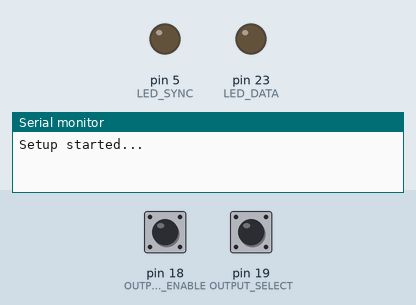
The sketch below on a simulated Arduino Mega 2560, built with avr-gcc and run on an emulated ATmega2560. Shown: output pins drawn as LEDs (lit = HIGH), the last lines printed to the serial monitor. The test bench sets the inputs (shaded band); at power-on: pin 18 (OUTPUT_ENABLE) HIGH, pin 19 (OUTPUT_SELECT) HIGH.

Above: at 1.2 s.
1.3 s: pin 18 (OUTPUT_ENABLE) pulled LOW for 0.15 s
4.3 s: pin 19 (OUTPUT_SELECT) pulled LOW for 0.15 s
At 4.69 s:
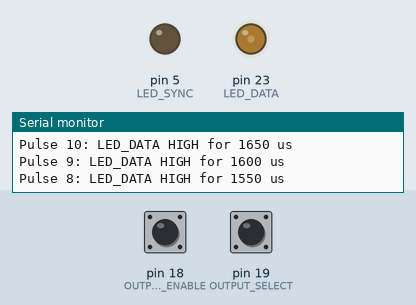
7.3 s: pin 18 (OUTPUT_ENABLE) pulled LOW for 1 s
9.8 s: pin 19 (OUTPUT_SELECT) pulled LOW for 1 s
12.3 s: pin 19 (OUTPUT_SELECT) pulled LOW for 0.15 s
At 13.5 s:
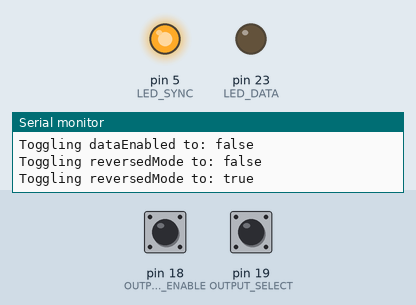
13.9 s: pin 19 (OUTPUT_SELECT) pulled LOW for 3.2 s
At 14.7 s:
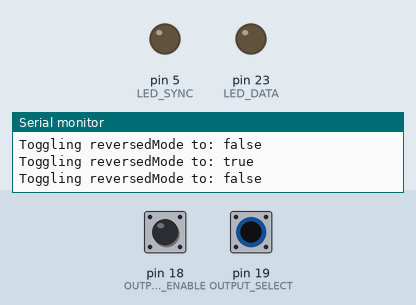
Timing chart, 0 to 16.9 s (numbered marks = the images above; inputs shaded):
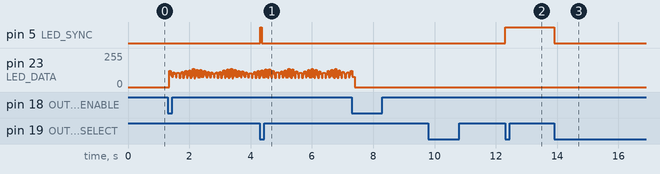

Measured:
- after the input at 4.3 s, pin 5 (LED_SYNC): LOW → HIGH at once, → LOW 0.05 s later
- after the input at 12.3 s, pin 5 (LED_SYNC): LOW → HIGH at once
- after the input at 13.9 s, pin 5 (LED_SYNC): HIGH → LOW at once

The sketch:

Assignment1_B31DG.ino
```cpp
#define OUTPUT_ENABLE  18  // GPIO18 - Push Button 1
#define OUTPUT_SELECT  19  // GPIO19 - Push Button 2
#define LED_DATA       23  // GPIO23 - Debug LED for DATA
#define LED_SYNC       5   // GPIO5 - Debug LED for SYNC

// Define timing parameters
#define TON1  1200  // First pulse on-time (us)
#define TOFF  600   // Pulse off-time (us)
#define PULSES 13   // Number of pulses
#define IDLE  6000  // Idle time before SYNC (us)
#define SYNC_ON 50  // SYNC pulse on-time (us)

// Variables to track state
bool dataEnabled = false;
bool reversedMode = false;

// Button state tracking
bool lastEnableButtonState = HIGH;
bool lastSelectButtonState = HIGH;
unsigned long lastDebounceTimeEnable = 0;
unsigned long lastDebounceTimeSelect = 0;
const int debounceDelay = 200; // 200ms debounce time

void setup()
{
    Serial.begin(115200);
    Serial.println("Setup started...");

    pinMode(OUTPUT_ENABLE, INPUT_PULLUP);
    pinMode(OUTPUT_SELECT, INPUT_PULLUP);
    pinMode(LED_DATA, OUTPUT);
    pinMode(LED_SYNC, OUTPUT);
}

void loop()
{
    int enableButtonState = digitalRead(OUTPUT_ENABLE);
    int selectButtonState = digitalRead(OUTPUT_SELECT);
    unsigned long currentTime = millis();


    if (enableButtonState == LOW && lastEnableButtonState == HIGH && (currentTime - lastDebounceTimeEnable > debounceDelay))
     {
        dataEnabled = !dataEnabled;  // Toggle data enable state
        Serial.print("Toggling dataEnabled to: ");
        Serial.println(dataEnabled ? "true" : "false");
        digitalWrite(LED_DATA, dataEnabled ? HIGH : LOW); // LED feedback
        lastDebounceTimeEnable = currentTime;  // Update debounce time
    }
    lastEnableButtonState = enableButtonState;

    if (selectButtonState == LOW && lastSelectButtonState == HIGH && (currentTime - lastDebounceTimeSelect > debounceDelay))
     {
        reversedMode = !reversedMode;  // Toggle reverse mode
        Serial.print("Toggling reversedMode to: ");
        Serial.println(reversedMode ? "true" : "false");
        digitalWrite(LED_SYNC, reversedMode ? HIGH : LOW);
        lastDebounceTimeSelect = currentTime;  // Update debounce time
    }
    lastSelectButtonState = selectButtonState;

    if (dataEnabled)
    {
        Serial.println("Generating waveform...");
        generateWaveform();
    }
    delay(10);
}

void generateWaveform()
 {
    Serial.print("Generating ");
    Serial.print(reversedMode ? "reversed" : "normal");
    Serial.println(" waveform.");

    if (!reversedMode)
     {
        // Normal waveform
        for (int n = 1; n <= PULSES; n++) {
            Serial.print("Pulse ");
            Serial.print(n);
            Serial.print(": LED_DATA HIGH for ");
            Serial.print(TON1 + (n - 1) * 50);
            Serial.println(" us");

            digitalWrite(LED_DATA, HIGH);
            delayMicroseconds(TON1 + (n - 1) * 50);
            digitalWrite(LED_DATA, LOW);
            delayMicroseconds(TOFF);
        }
    } else
     {
        for (int n = PULSES; n >= 1; n--)
         {
            Serial.print("Pulse ");
            Serial.print(n);
            Serial.print(": LED_DATA HIGH for ");
            Serial.print(TON1 + (n - 1) * 50);
            Serial.println(" us");

            digitalWrite(LED_DATA, HIGH);
            delayMicroseconds(TON1 + (n - 1) * 50);
            digitalWrite(LED_DATA, LOW);
            delayMicroseconds(TOFF);
        }
    }

    Serial.print("Idle for ");
    Serial.print(IDLE);
    Serial.println(" us");
    delayMicroseconds(IDLE);

    Serial.println("Generating SYNC pulse...");
    digitalWrite(LED_SYNC, HIGH);
    delayMicroseconds(SYNC_ON);
    digitalWrite(LED_SYNC, LOW);
}
```
